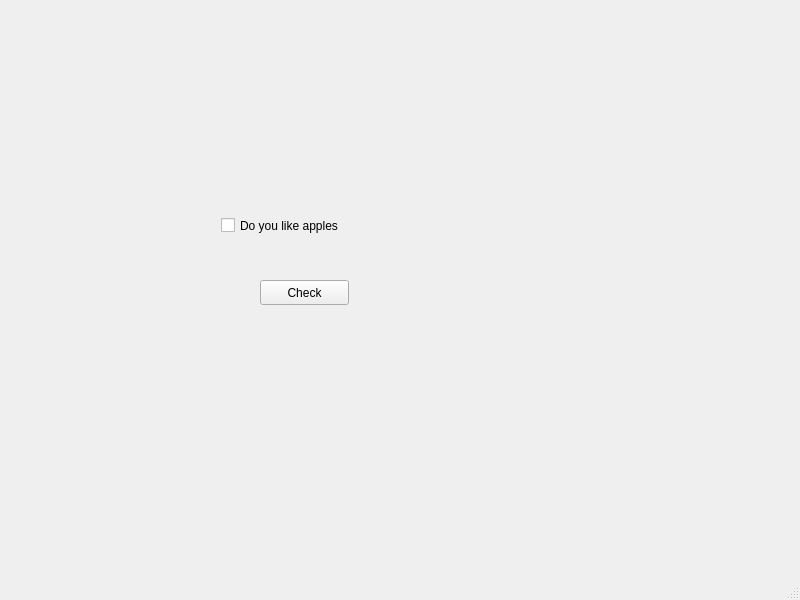
<?xml version="1.0" encoding="UTF-8"?>
<ui version="4.0">
 <class>MainWindow</class>
 <widget class="QMainWindow" name="MainWindow">
  <property name="geometry">
   <rect>
    <x>0</x>
    <y>0</y>
    <width>800</width>
    <height>600</height>
   </rect>
  </property>
  <property name="windowTitle">
   <string>MainWindow</string>
  </property>
  <widget class="QWidget" name="centralwidget">
   <widget class="QCheckBox" name="checkBox">
    <property name="geometry">
     <rect>
      <x>221</x>
      <y>190</y>
      <width>171</width>
      <height>71</height>
     </rect>
    </property>
    <property name="text">
     <string>Do you like apples</string>
    </property>
   </widget>
   <widget class="QPushButton" name="pushButton">
    <property name="geometry">
     <rect>
      <x>260</x>
      <y>280</y>
      <width>89</width>
      <height>25</height>
     </rect>
    </property>
    <property name="text">
     <string>Check</string>
    </property>
   </widget>
  </widget>
  <widget class="QMenuBar" name="menubar">
   <property name="geometry">
    <rect>
     <x>0</x>
     <y>0</y>
     <width>800</width>
     <height>22</height>
    </rect>
   </property>
  </widget>
  <widget class="QStatusBar" name="statusbar"/>
 </widget>
 <resources/>
 <connections/>
</ui>
